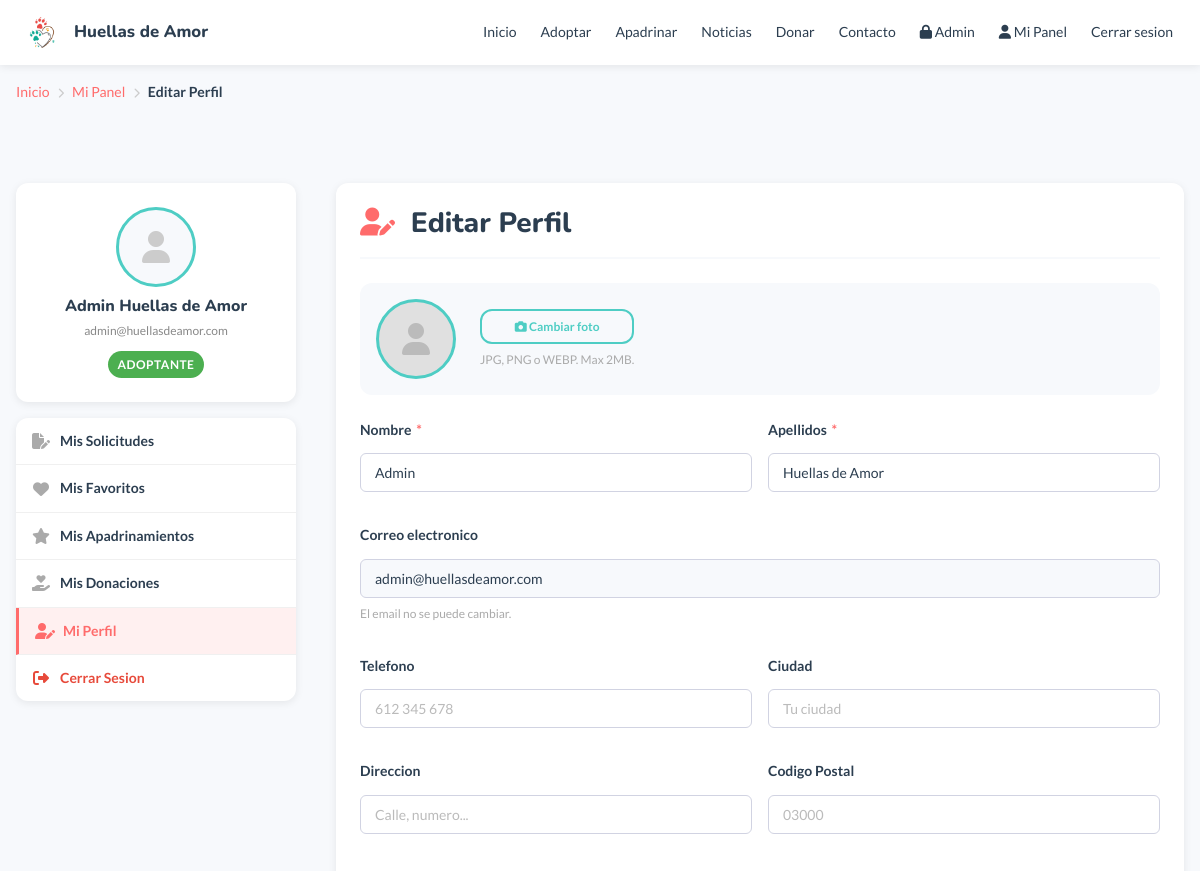
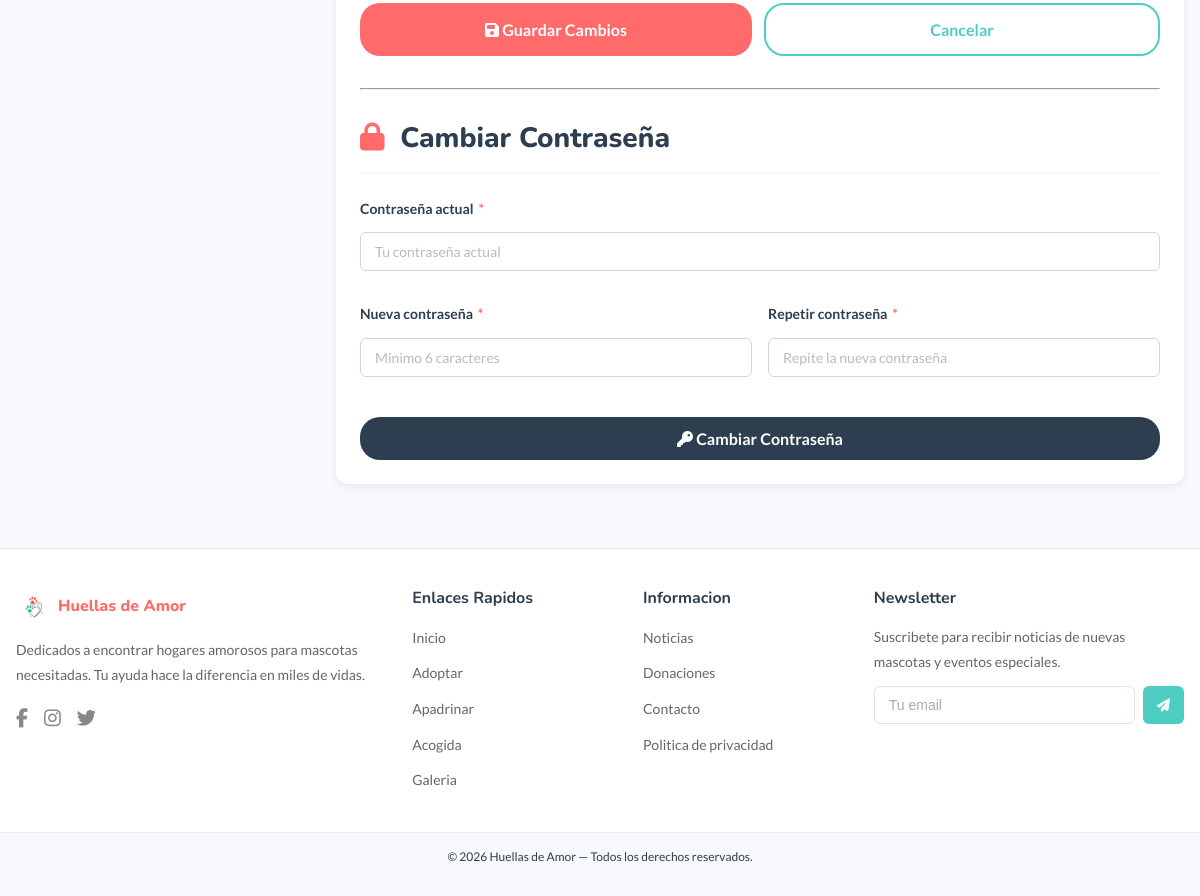
The app's page /usuario/editar_perfil.php (signed in) with its own data (2 pictures, top to bottom).
### tables this page shows
CREATE TABLE `usuarios` (
  `id` int(10) UNSIGNED NOT NULL,
  `nombre` varchar(100) NOT NULL,
  `apellidos` varchar(150) NOT NULL,
  `email` varchar(200) NOT NULL,
  `contrasena` varchar(255) NOT NULL,
  `telefono` varchar(20) DEFAULT NULL,
  `dni` varchar(10) DEFAULT NULL,
  `direccion` varchar(255) DEFAULT NULL,
  `ciudad` varchar(100) DEFAULT NULL,
  `cp` varchar(10) DEFAULT NULL,
  `foto_perfil` varchar(255) DEFAULT NULL,
  `rol` enum('visitante','registrado','admin') NOT NULL DEFAULT 'registrado',
  `activo` tinyint(1) NOT NULL DEFAULT 1,
  `fecha_registro` datetime NOT NULL DEFAULT current_timestamp()
);

### usuario/editar_perfil.php (the view, shortened to what this page needs)
<?php
require_once '../templates/header.php';
$idUsuario = (int) $_SESSION['usuario_id'];
$usuario   = null;
try {
    $stmt = $conexion->prepare("SELECT * FROM `usuarios` WHERE `id` = :id LIMIT 1");
    $stmt->bindParam(':id', $idUsuario, PDO::PARAM_INT);
    $stmt->execute();
    $usuario = $stmt->fetch();
} catch (PDOException $e) {
    header('Location: panel.php');
    exit();
}
$fotoPerfilUrl = '';
?>
<div class="contenedor" style="padding-top:16px;">
    <nav class="migas-pan">
        <a href="../index.php">Inicio</a>
        <span><i class="fa-solid fa-chevron-right"></i></span>
        <a href="panel.php">Mi Panel</a>
        <span><i class="fa-solid fa-chevron-right"></i></span>
        <span>Editar Perfil</span>
    </nav>
</div>
<section class="seccion">
    <div class="contenedor">
        <div class="panel-grid">
            <aside class="panel-sidebar">
                <div class="panel-perfil-card">
                    <div class="panel-avatar">
                        <?php if ($fotoPerfilUrl) { ?>
                            <img src="<?php echo htmlspecialchars($fotoPerfilUrl); ?>"
                                 alt="<?php echo htmlspecialchars($usuario['nombre']); ?>">
                        <?php } else { ?>
                            <i class="fa-solid fa-user"></i>
                        <?php } ?>
                    </div>
                    <h3><?php echo htmlspecialchars($usuario['nombre'] . ' ' . $usuario['apellidos']); ?></h3>
                    <p><?php echo htmlspecialchars($usuario['email']); ?></p>
                    <span class="badge badge-disponible">Adoptante</span>
                </div>
                <nav class="panel-menu">
                    <a href="panel.php?tab=solicitudes" class="panel-menu-item">
                        <i class="fa-solid fa-file-pen"></i><span>Mis Solicitudes</span>
                    </a>
                    <a href="panel.php?tab=favoritos" class="panel-menu-item">
                        <i class="fa-solid fa-heart"></i><span>Mis Favoritos</span>
                    </a>
                    <a href="panel.php?tab=apadrinamientos" class="panel-menu-item">
                        <i class="fa-solid fa-star"></i><span>Mis Apadrinamientos</span>
                    </a>
                    <a href="panel.php?tab=donaciones" class="panel-menu-item">
                        <i class="fa-solid fa-hand-holding-heart"></i><span>Mis Donaciones</span>
                    </a>
                    <a href="panel.php?tab=perfil" class="panel-menu-item activo">
                        <i class="fa-solid fa-user-pen"></i><span>Mi Perfil</span>
                    </a>
                    <a href="../logout.php" class="panel-menu-item panel-menu-salir">
                        <i class="fa-solid fa-right-from-bracket"></i><span>Cerrar Sesion</span>
                    </a>
                </nav>
            </aside>
            <div class="panel-contenido">
                <div class="panel-seccion">
                    <h2><i class="fa-solid fa-user-pen"></i> Editar Perfil</h2>
                    <form method="post" action="editar_perfil.php"
                          enctype="multipart/form-data" class="form-editar-perfil">
                        <div class="editar-foto-grupo">
                            <div class="editar-foto-preview" id="fotoPreview">
                                <?php if ($fotoPerfilUrl) { ?>
                                    <img src="<?php echo htmlspecialchars($fotoPerfilUrl); ?>"
                                         alt="Foto de perfil" id="imgPreview">
                                <?php } else { ?>
                                    <i class="fa-solid fa-user" id="iconoDefault"></i>
                                <?php } ?>
                            </div>
                            <div class="editar-foto-info">
                                <label for="foto_perfil" class="btn-outline-turquesa btn-sm" style="cursor:pointer;">
                                    <i class="fa-solid fa-camera"></i> Cambiar foto
                                </label>
                                <small>JPG, PNG o WEBP. Max 2MB.</small>
                            </div>
                        </div>
                        <div class="form-dos-columnas">
                            <div class="form-grupo">
                                <label for="nombre">Nombre <span class="obligatorio">*</span></label>
                                <input type="text" id="nombre" name="nombre"
                                       value="<?php echo htmlspecialchars($usuario['nombre']); ?>"
                                       required>
                            </div>
                            <div class="form-grupo">
                                <label for="apellidos">Apellidos <span class="obligatorio">*</span></label>
                                <input type="text" id="apellidos" name="apellidos"
                                       value="<?php echo htmlspecialchars($usuario['apellidos']); ?>"
                                       required>
                            </div>
                        </div>
                        <div class="form-grupo">
                            <label for="email">Correo electronico</label>
                            <input type="email" value="<?php echo htmlspecialchars($usuario['email']); ?>"
                                   disabled style="background:#f7f9fc; cursor:not-allowed;">
                            <small class="form-ayuda">El email no se puede cambiar.</small>
                        </div>
                        <div class="form-dos-columnas">
                            <div class="form-grupo">
                                <label for="telefono">Telefono</label>
                                <input type="tel" id="telefono" name="telefono"
                                       value="<?php echo htmlspecialchars($usuario['telefono'] ?? ''); ?>"
                                       placeholder="612 345 678">
                            </div>
                            <div class="form-grupo">
                                <label for="ciudad">Ciudad</label>
                                <input type="text" id="ciudad" name="ciudad"
                                       value="<?php echo htmlspecialchars($usuario['ciudad'] ?? ''); ?>"
                                       placeholder="Tu ciudad">
                            </div>
                        </div>
                        <div class="form-dos-columnas">
                            <div class="form-grupo">
                                <label for="direccion">Direccion</label>
                                <input type="text" id="direccion" name="direccion"
                                       value="<?php echo htmlspecialchars($usuario['direccion'] ?? ''); ?>"
                                       placeholder="Calle, numero...">
                            </div>
                            <div class="form-grupo">
                                <label for="cp">Codigo Postal</label>
                                <input type="text" id="cp" name="cp"
                                       value="<?php echo htmlspecialchars($usuario['cp'] ?? ''); ?>"
                                       placeholder="03000">
                            </div>
                        </div>
                        <div class="form-botones">
                            <button type="submit" name="guardar_datos" class="btn-coral btn-grande">
                                <i class="fa-solid fa-floppy-disk"></i> Guardar Cambios
                            </button>
                            <a href="panel.php" class="btn-outline-turquesa btn-grande">Cancelar</a>
                        </div>
                    </form>
                    <hr style="margin: 32px 0; border-color: #f0f0f0;">
                    <h2><i class="fa-solid fa-lock"></i> Cambiar Contraseña</h2>
                    <form method="post" action="editar_perfil.php" class="form-editar-perfil">
                        <div class="form-grupo">
                            <label for="password_actual">Contraseña actual <span class="obligatorio">*</span></label>
                            <input type="password" id="password_actual" name="password_actual"
                                   placeholder="Tu contraseña actual" required>
                        </div>
                        <div class="form-dos-columnas">
                            <div class="form-grupo">
                                <label for="password_nueva">Nueva contraseña <span class="obligatorio">*</span></label>
                                <input type="password" id="password_nueva" name="password_nueva"
                                       placeholder="Minimo 6 caracteres" required>
                            </div>
                            <div class="form-grupo">
                                <label for="password_repetir">Repetir contraseña <span class="obligatorio">*</span></label>
                                <input type="password" id="password_repetir" name="password_repetir"
                                       placeholder="Repite la nueva contraseña" required>
                            </div>
                        </div>
                        <div class="form-botones">
                            <button type="submit" name="cambiar_password" class="btn-oscuro btn-grande">
                                <i class="fa-solid fa-key"></i> Cambiar Contraseña
                            </button>
                        </div>
                    </form>
                </div>
            </div>
        </div>
    </div>
</section>
<?php require_once '../templates/footer.php'; ?>

### records on screen
usuarios: nombre+apellidos "Admin Huellas de Amor", email "admin@huellasdeamor.com", nombre "Admin", apellidos "Huellas de Amor"
